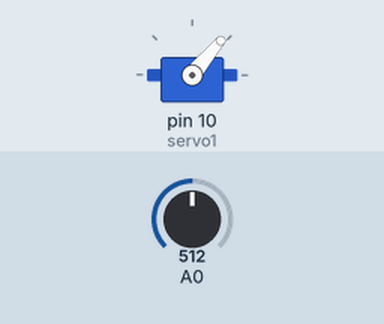
Recording of a sketch running on a simulated Arduino Uno, built with avr-gcc and run on an emulated ATmega328P. On the bench: servo. Inputs (shaded band) come from the test bench; at power-on: A0 = 512.

Above: at 1.2 s.
1.3 s: A0 set to 716
At 2.4 s:
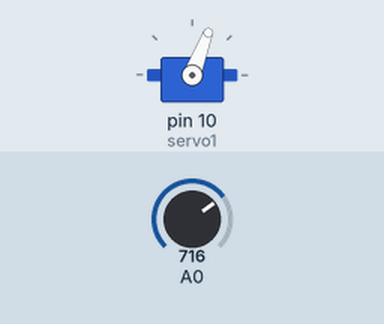
2.8 s: A0 set to 900
At 3.5 s:
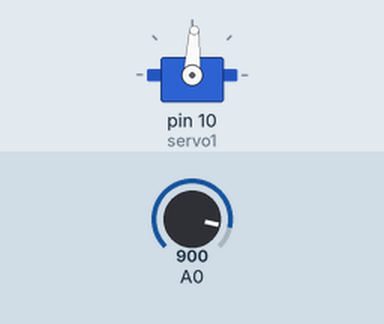
4.3 s: A0 set to 1023
At 4.7 s:
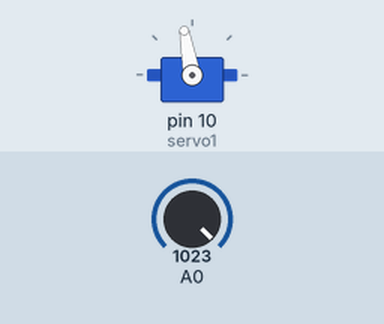
5.8 s: A0 set to 306
At 7.0 s:
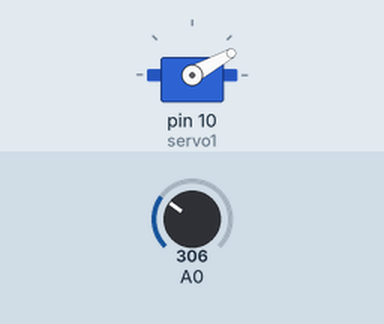
7.3 s: A0 set to 122
At 8.2 s:
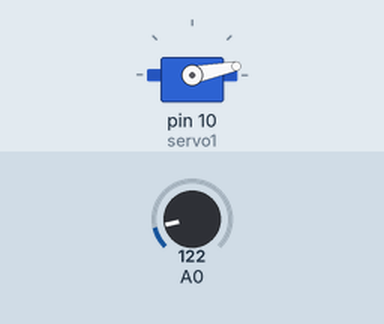
Timing chart, 0 to 9.8 s (numbered marks = the images above; inputs shaded):
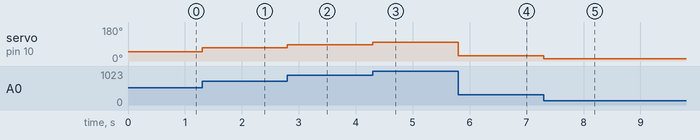

The sketch:

Light1.ino
```cpp
#include <Servo.h>

Servo servo1;

void setup() {
  servo1.attach(10);
}

void loop() {
  int light = analogRead(0);
  int normalized = map(light, 0, 1023, 0, 100);
  servo1.write(normalized);
}
```

Measured:
- after the input at 1.3 s, servo on pin 10 (servo1): 50° → 69° at once
- after the input at 2.8 s, servo on pin 10 (servo1): 69° → 87° at once
- after the input at 4.3 s, servo on pin 10 (servo1): 87° → 100° at once
- after the input at 5.8 s, servo on pin 10 (servo1): 100° → 29° at once
- after the input at 7.3 s, servo on pin 10 (servo1): 29° → 11° at once
